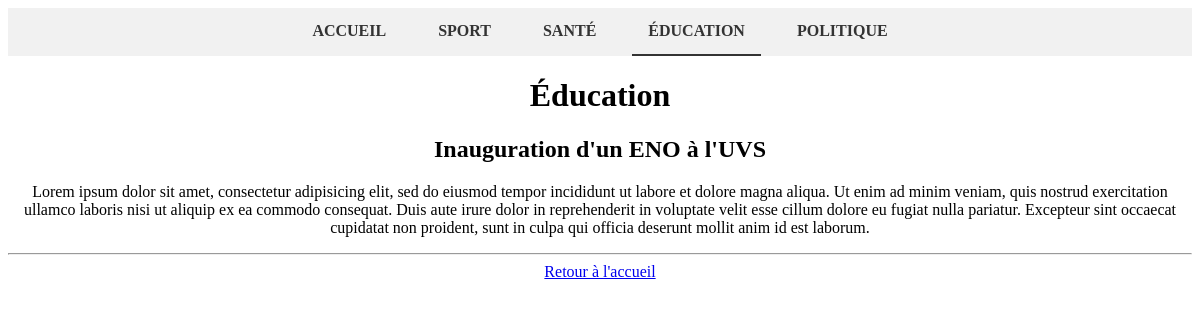
The page /version2/index.php?action=education on the database its author committed.
### tables this page shows
CREATE TABLE IF NOT EXISTS `article` (
  `id` int NOT NULL AUTO_INCREMENT,
  `titre` varchar(255) DEFAULT NULL,
  `contenu` text,
  `dateCreation` datetime DEFAULT CURRENT_TIMESTAMP,
  `dateModification` datetime DEFAULT CURRENT_TIMESTAMP,
  `categorie` int DEFAULT NULL,
  PRIMARY KEY (`id`),
  KEY `fk_categorie_article` (`categorie`)
);

### version2/controller/EducationController.php (called while the page is built)
<?php
class EducationController {
    public function index() {
        require_once 'modele/ArticleModel.php';
        $articleModel = new ArticleModel();
        $articles = $articleModel->getArticlesByCategory(3);
        require 'views/education.php';
    }
}

### version2/index.php (called while the page is built, shortened)
<?php
require_once 'controller/EducationController.php';
require_once 'modele/ArticleModel.php';
require_once 'config.php';
$action = isset($_GET['action']) ? $_GET['action'] : 'home';
switch ($action) {
    case 'education':
        $controller = new EducationController();
        break;
}
$controller->index();
?>

### version2/modele/ArticleModel.php (called while the page is built)
<?php
class ArticleModel {
    private $conn;
    public function __construct() {
        $daoFactory = new DaoFactory();
        $this->conn = $daoFactory->getDbConnection();
    }
    public function getArticlesByCategory($categoryId) {
        $sql = "SELECT * FROM Article WHERE categorie = :categoryId";
        $stmt = $this->conn->prepare($sql);
        $stmt->bindParam(':categoryId', $categoryId, PDO::PARAM_INT);
        $stmt->execute();
        return $stmt->fetchAll(PDO::FETCH_ASSOC);
    }
}

### version2/config.php (called while the page is built)
<?php
class DaoFactory {
    private $conn;
    public function getDbConnection(){
        try {
            if (!$this->conn) {
                $this->conn = new PDO(
                    'mysql:host=localhost;dbname=mglsi_news;charset=utf8',
                    'root',
                    ''
                );
                $this->conn->setAttribute(PDO::ATTR_ERRMODE, PDO::ERRMODE_EXCEPTION);
            }
            return $this->conn;
        } catch (PDOException $e) {
            die('Erreur de connexion à la base de données : ' . $e->getMessage());
        }
    }
}

### version2/views/education.php (the view, shortened to what this page needs)
<!DOCTYPE html>
<html>
<head>
</head>
<body>
    <ul class="navbar">
        <li><a href="index.php" >Accueil</a></li>
        <li><a href="index.php?action=sport">Sport</a></li>
        <li><a href="index.php?action=sante">Santé</a></li>
        <li><a href="index.php?action=education" class="active">Éducation</a></li>
        <li><a href="index.php?action=politique">Politique</a></li>
    </ul>
    <center>
    <h1>Éducation</h1>
    <?php if (!empty($articles)) : ?>
        <?php foreach ($articles as $article) : ?>
            <h2><?php echo $article['titre']; ?></h2>
            <p><?php echo $article['contenu']; ?></p>
            <hr>
        <?php endforeach; ?>
    <?php else : ?>
        <p>Aucun article trouvé dans la catégorie 'Éducation'.</p>
    <?php endif; ?>
    <a href="index.php?action=home">Retour à l'accueil</a>
    </center>
</body>
</html>

### version2/views/education.php (style rules this page uses)
ul.navbar { list-style-type: none; margin: 0; padding: 0; overflow: hidden; background-color: #f1f1f1; display: flex; justify-content: center; }
ul.navbar li { float: left; margin: 0 10px; }
ul.navbar li a { display: block; color: #333; text-align: center; padding: 14px 16px; text-decoration: none; font-weight: bold; text-transform: uppercase; border-bottom: 2px solid transparent; }
ul.navbar li a.active { border-bottom: 2px solid #333; }

### rows shown on the page
article: titre "Inauguration d'un ENO à l'UVS", contenu "Lorem ipsum dolor sit amet, consectetur adipisicing elit, sed do eiusmod tempor incididunt ut labore et dolore magna aliqua. Ut enim ad minim veniam, quis nostrud exercitation ullamco laboris nisi ut aliquip ex ea commodo consequat. Duis aute irure dolor in reprehenderit in voluptate velit esse cillum dolore eu fugiat nulla pariatur. Excepteur sint occaecat cupidatat non proident, sunt in culpa qui officia deserunt mollit anim id est laborum."
